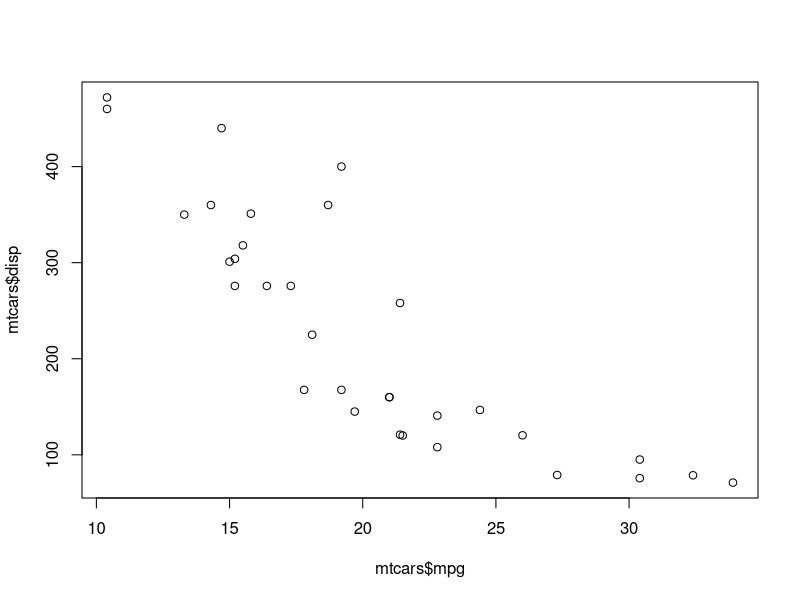
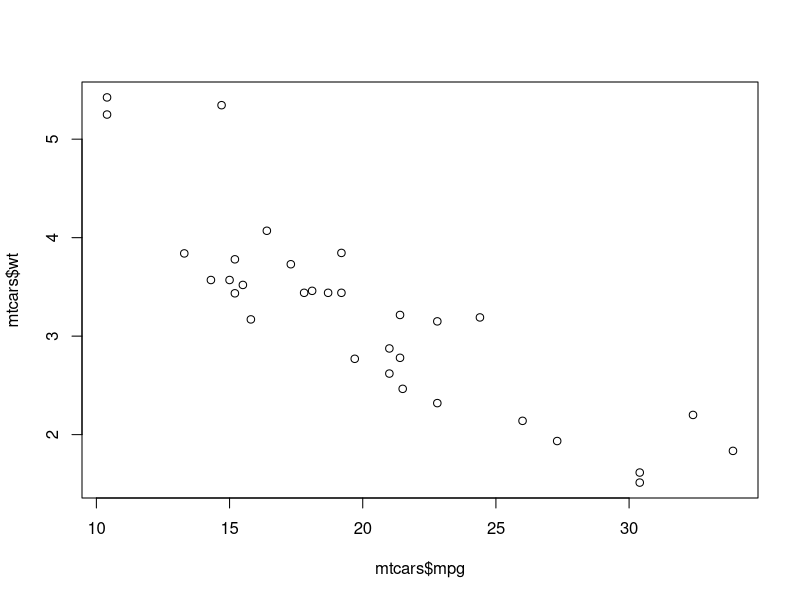
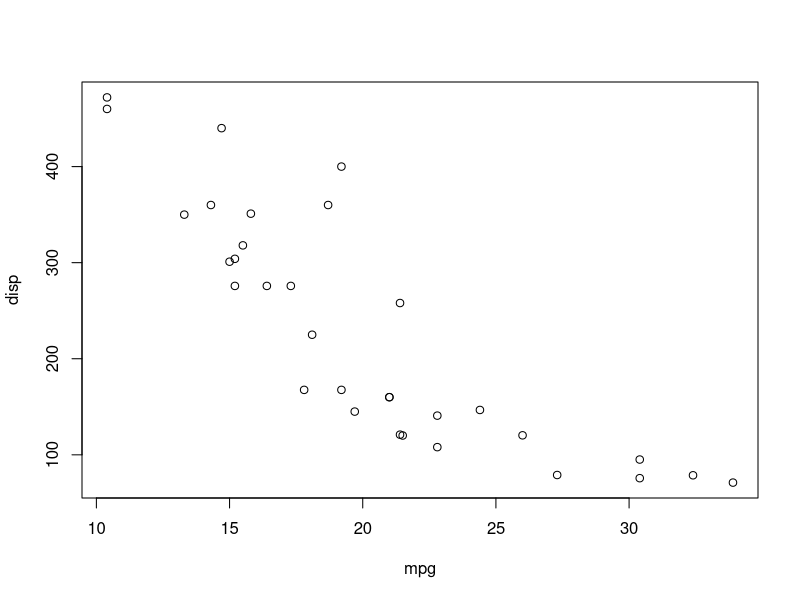
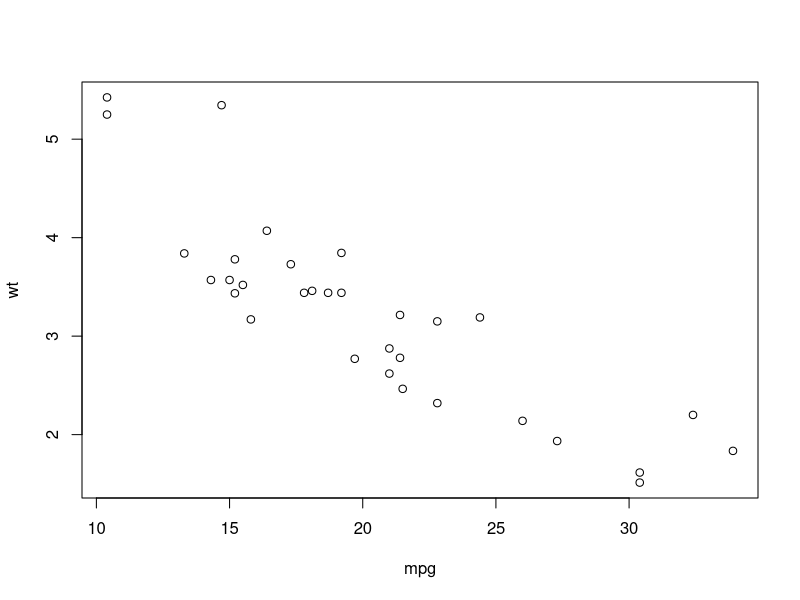

Write the R code that produced these figures, in order. (Note: this script raises an error after producing the figures.)
#Complex Data type 
variable_complex<-3+2i
cat(variable_complex,"\n") 
cat("The data type of variable_complex is ",class(variable_complex),"\n\n") 

#Character Data type 
variable_char<- "Learning r programming" 
cat(variable_char,"\n") 
cat("The data type of variable_char is ",class(variable_char),"\n\n") 

#Raw Data type 
variable_raw<- charToRaw("Learning r programming") 
cat(variable_raw,"\n") 
cat("The data type of variable_char is ",class(variable_raw),"\n\n") 

log2(3)
exp(1)
pi
cos(pi)
sqrt(100)


x <- switch(
  2, 
  "first", 
  "second", 
  "third", 
  "fourth" ) 
print(x)
y<-c(1,5,15,20)
seq(10,25,along.with = y)
seq_len(10)

v <- c("Hello Students","while loop")
cnt <- 2

while (cnt < 7) {
  print(v)
  cnt = cnt + 1
}

v <- c("Hello","loop")
count2 <- 2
repeat {
  print(v)
  count2 <- count2+1
  if(count2 > 5) {
    break
  }
}


v <- LETTERS[1:6]
for ( i in v) {
  if (i == "D") {
    next
  }
  print(i)
}

g = function(x,y) (x+2*y)/3
g(1,2)
g(2,1)

val1 = 6  
val2 = 7
val3 = "d"  
result = switch(  
  val3,  
  "a"= cat("Addition =", val1 + val2),  
  "d"= cat("Subtraction =", val1 - val2),  
  "r"= cat("Division = ", val1 / val2),  
  "s"= cat("Multiplication =", val1 * val2),
  "m"= cat("Modulus =", val1 %% val2),
  "p"= cat("Power =", val1 ^ val2)
)  

print(result)  

seq(5.5,8)
seq(-1,-10)
seq.int(from = 1,to= 30, length.out = 10)


#Calling a Function with Default Argument
# Create a function with arguments.
new.function <- function(a = 3, b = 6) {
  result <- a * b
  print(result)
}

# Call the function without giving any argument.
new.function()

# Call the function with giving new values of the argument.
new.function(9,5)



matrix(data = 1:6, nrow = 2, ncol = 3, byrow = TRUE)

mat1 <- matrix(data = 1:6, nrow = 2, ncol = 3, byrow = TRUE)
rownames(mat1)      #INITIALLY NO ROWNAMES
colnames(mat1)      #INITIALLY NO COLUMN NAMES
rownames(mat1) <- c("Row 1", "Row 2")                   #ASSIGNING ROW NAME
colnames(mat1) <- c("Col 1", "Col 2", "Col 3")          #ASSIGNING COLUMN NAME
mat1[,"Col 2"]


l2 <- list(vec = c(1, 3, 5, 7, 9), mat = matrix(data = c(1, 2, 3), nrow = 3))
l2
names(l2) 

patientID <- c(1, 2, 3, 4)
age <- c(25, 34, 28, 52)
diabetes <- c("Type1", "Type2", "Type1", "Type1")
status <- c("Poor", "Improved", "Excellent", "Poor")

patientdata <- data.frame(patientID, age, diabetes, status)
patientdata  
patientdata[1:2]
patientdata[3]
patientdata$age

table(patientdata$diabetes, patientdata$status)

summary(mtcars$mpg)
plot(mtcars$mpg, mtcars$disp)
plot(mtcars$mpg, mtcars$wt)

attach(mtcars)
summary(mpg)
plot(mpg, disp)
plot(mpg, wt)
detach(mtcars)

mpg <- c(25, 36, 47)    #MPG IS ALREADY A FIELD IN MTCARS DATASET
attach(mtcars)
plot(mpg, wt)
detach(mtcars)
mpg

with(mtcars, {
  summary(mpg, disp, wt)
  plot(mpg, disp)
  plot(mpg, wt)
})

spl <- split(mtcars, mtcars$cyl)
spl
mtcars

best2 <- lapply(spl, function(x) tail(x[order(x$mpg),], 2))
best2

do.call(rbind,best2)


charvar <- rep(c("n", "c"), each = 3)
f <- factor(charvar)
f
levels(f)


Weekdays <- factor(c("Monday", "Wednesday", "Thursday", "Tuesday", "Friday", "Sunday", "Saturday"))
Weekdays

Weekdays <- factor(Weekdays, levels=c("Monday", "Tuesday", "Wednesday", "Thursday", "Friday","Saturday", "Sunday"), ordered=TRUE)
Weekdays

Weekend <- subset(Weekdays, Weekdays == "Saturday" | Weekdays == "Sunday")
Weekend
Weekend <- droplevels(Weekend)
Weekend

charvar <- rep(c("W", "n", "c"), times=c(17,20,14))
f <- factor(charvar)
levels(f)

vec<- c(3,4,5,6,7,8)
vec2<- c(9,10,11)
vec +vec2
